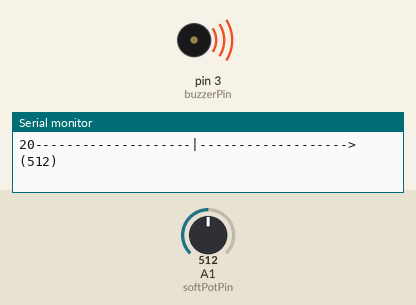
Simulated run of this sketch. Board: Arduino Uno, built with avr-gcc and run on an emulated ATmega328P. Parts: buzzer (waves = sounding, pin HIGH), the last lines printed to the serial monitor. The test bench sets the inputs (shaded band); at power-on: A1 (softPotPin) = 512.

Above: at 1.2 s.
1.3 s: A1 (softPotPin) set to 739
4.3 s: A1 (softPotPin) set to 762
At 5.5 s:
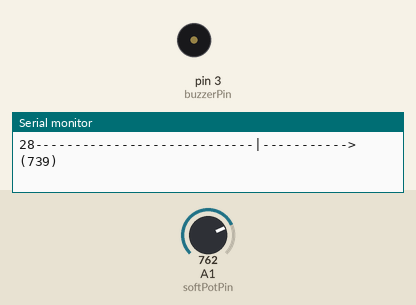
5.8 s: A1 (softPotPin) set to 740
At 6.9 s:
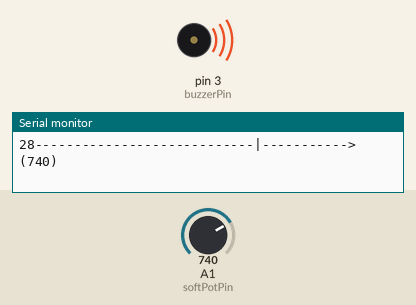
7.3 s: A1 (softPotPin) set to 760
At 7.6 s:
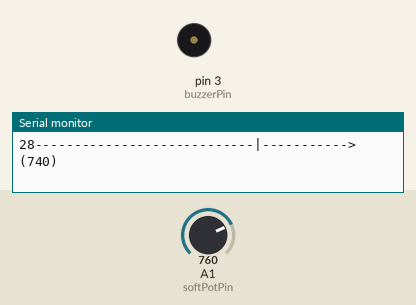
Timing chart, 0 to 9.8 s (numbered marks = the images above; inputs shaded):
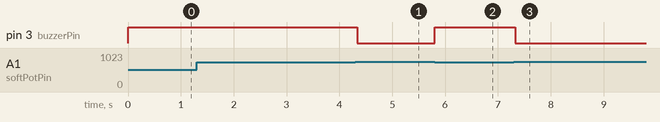

The sketch:

PZ2.ino
```cpp
const int softPotPin = A1; // Pin connected to softpot wiper

const int GRAPH_LENGTH = 40; // Length of line graph

const int buzzerPin = 3;

const int threshold = 750;


void setup() {
  Serial.begin(9600);
  pinMode(softPotPin, INPUT);
}

void loop()  {

  pinMode(buzzerPin, OUTPUT);


  int softPotRead = analogRead(softPotPin);
  // Map the 0-1023 value to 0-40
  int softPotPosition = map(softPotRead, 0, 1023, 0, GRAPH_LENGTH);

  if (softPotRead > threshold) {
    digitalWrite(buzzerPin, LOW);

  }
  if (softPotRead < threshold) {
    digitalWrite(buzzerPin, HIGH);


//could not figure out how to map the SoftPot
    Serial.print(softPotPosition); // Starting end
    for (int i = 0; i < GRAPH_LENGTH; i++)
    {
      if (i == softPotPosition) Serial.print("|");
      else Serial.print("-");
    }
    Serial.println("> (" + String(softPotRead) + ")");


  }

}
```

Measured:
- the behaviour switches between 750 and 751 on A1 (softPotPin) (found by bisection; images 0 and 1)
- after the input at 4.3 s, pin 3 (buzzerPin): HIGH → LOW at once
- after the input at 5.8 s, pin 3 (buzzerPin): LOW → HIGH at once
- after the input at 7.3 s, pin 3 (buzzerPin): HIGH → LOW at once
